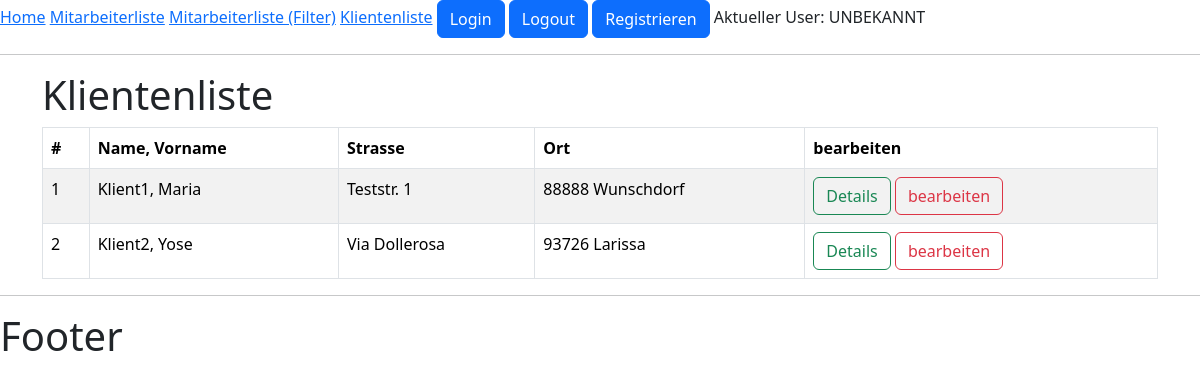
/klienten/, run on the app's committed database.
### klienten/models.py (models this page shows, shortened)
class Klienten(models.Model):
    name = models.CharField(max_length=100, null=True)
    vorname = models.CharField(max_length=100, null=True)
    strasse = models.CharField(max_length=100, null=True)
    plz = models.CharField(max_length=100, null=True)
    ort = models.CharField(max_length=100, null=True)

### klienten/views.py (the view)
# urls.py: path('klienten/', klienten_list, name='klienten_list'),
def klienten_list(request):
    klientinnen = Klienten.objects.all()
    ctx = {'klientinnen': klientinnen}
    return render(request, 'klienten_list.html', ctx)

### klienten/templates/klienten_list.html
{% extends "index.html" %}
{% block content %}
    <h1>Klientenliste</h1>
    <table class="table table-striped table-bordered table-hover">
        <thead>
            <tr><th>#</th>
                <th>Name, Vorname</th>
                <th>Strasse</th>
                <th>Ort</th>
                <th>bearbeiten</th>
            </tr>
        </thead>
        <tbody>
            {% for klient in klientinnen %}
            <tr>
                <td>{{ klient.id }}</td>
                <td>{{ klient.name }}, {{ klient.vorname }}</td>
                <td>{{ klient.strasse }}</td>
                <td>{{ klient.plz }} {{ klient.ort }}</td>
                <td>
                    <a href="/klienten/detail/{{klient.id}}" class="btn btn-outline-success">
                        Details
                    </a>
                    <a href="" class="btn btn-outline-danger">
                        bearbeiten
                    </a>
                </td>
            </tr>
            {% endfor %}
        </tbody>
    </table>
{% endblock content %}

### data on the page
Klienten: id "1", name "Klient1", vorname "Maria", strasse "Teststr. 1", plz "88888", ort "Wunschdorf"
Klienten: id "2", name "Klient2", vorname "Yose", strasse "Via Dollerosa", plz "93726", ort "Larissa"
